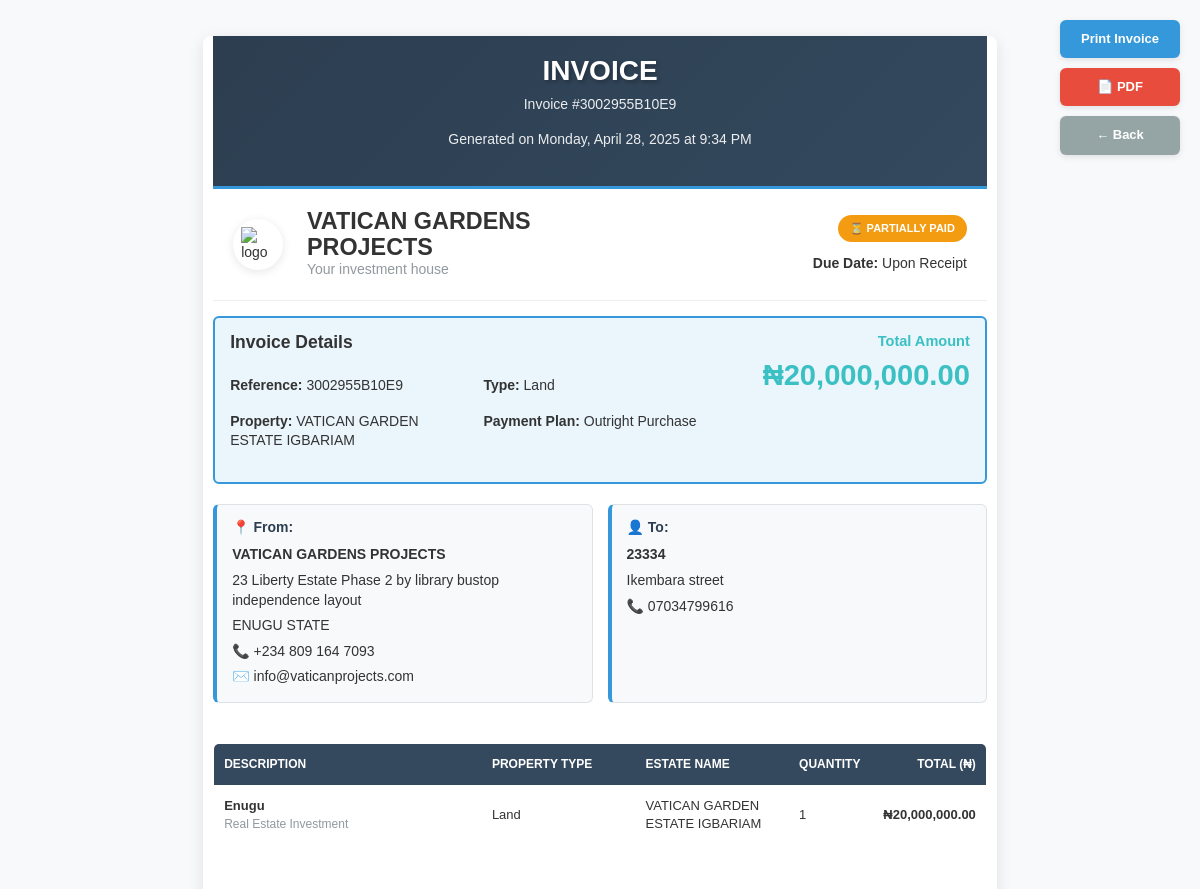
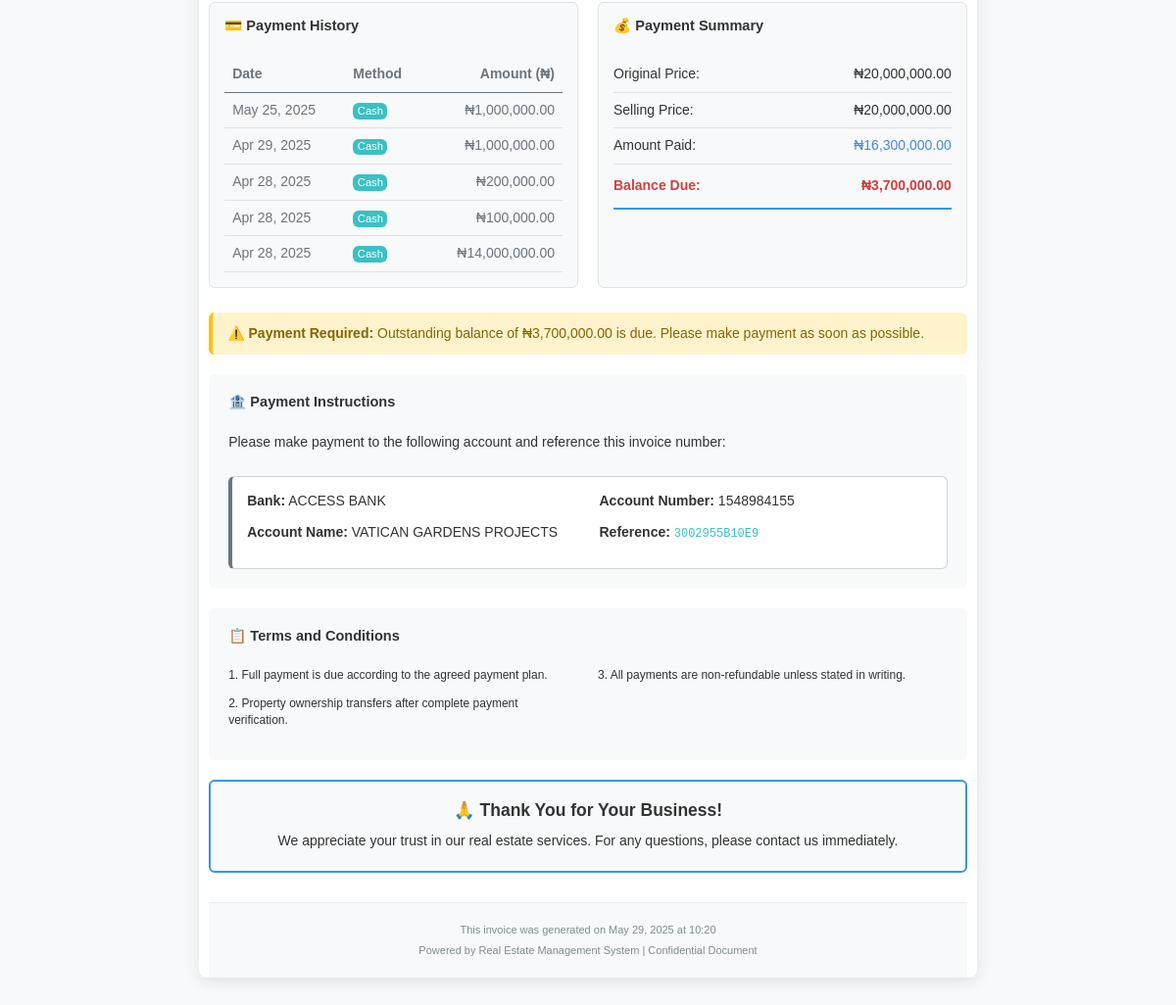
The app's page /user/property-sale/8/invoice/ (signed in) with its own data (2 pictures, top to bottom).
### estate/models.py (models this page shows, shortened)
class PropertySale(models.Model):
    PROPERTY_TYPE_CHOICES = [
        ('building', 'Building Property'),
        ('land', 'Land'),
    ]
    PAYMENT_PLAN_CHOICES = [
        ('outright', 'Outright Purchase'),
        ('3_months', '3 Months Plan'),
        ('6_months', '6 Months Plan'),
    ]
    MARITAL_STATUS_CHOICES = [
        ('single', 'Single'),
        ('married', 'Married'),
        ('divorced', 'Divorced'),
        ('widowed', 'Widowed'),
    ]
    ID_TYPE_CHOICES = [
        ('national_id', 'National ID'),
        ('intl_passport', 'International Passport'),
        ('drivers_license', 'Driver\'s License'),
        ('voters_card', 'Voter\'s Card'),
    ]
    def generate_reference_number():
        return ''.join(uuid.uuid4().hex[:12].upper())
    reference_number = models.CharField(max_length=12, default=generate_reference_number, unique=True, editable=False)
    description = models.TextField(max_length=255)
    property_type = models.CharField(max_length=10, choices=PROPERTY_TYPE_CHOICES)
    property_item = models.ForeignKey(Property, on_delete=models.CASCADE, related_name='sales')  # Renamed from 'property'
    quantity = models.PositiveIntegerField(help_text="Number of plots or buildings")
    client_name = models.CharField(max_length=255, blank=True, null=True)
    client_address = models.TextField( blank=True, null=True)
    client_phone = models.CharField(max_length=20, blank=True, null=True)
    client_email = models.EmailField(max_length=255, blank=True, null=True)
    marital_status = models.CharField(max_length=10, choices=MARITAL_STATUS_CHOICES, default='single')
    spouse_name = models.CharField(max_length=255, blank=True, null=True)
    spouse_phone = models.CharField(max_length=20, blank=True, null=True)
    id_type = models.CharField(max_length=15, choices=ID_TYPE_CHOICES, blank=True, null=True)
    id_number = models.CharField(max_length=50, blank=True, null=True)
    lga_of_origin = models.CharField(max_length=100, blank=True, null=True)
    town_of_origin = models.CharField(max_length=100, blank=True, null=True)
    state_of_origin = models.CharField(max_length=100, blank=True, null=True)
    bank_name = models.CharField(max_length=255, blank=True, null=True)
    account_number = models.CharField(max_length=20, blank=True, null=True)
    account_name = models.CharField(max_length=255, blank=True, null=True)
    next_of_kin_name = models.CharField(max_length=255, blank=True, null=True)
    next_of_kin_address = models.TextField( blank=True, null=True)
    next_of_kin_phone = models.CharField(max_length=20, blank=True, null=True)
    original_price = models.DecimalField(max_digits=12, decimal_places=2)
    selling_price = models.DecimalField(max_digits=12, decimal_places=2)
    amount_paid = models.DecimalField(max_digits=12, decimal_places=2, default=0)
    payment_plan = models.CharField(max_length=10, choices=PAYMENT_PLAN_CHOICES, default='outright')
    realtor = models.ForeignKey(Realtor, on_delete=models.CASCADE, related_name='sales')
    realtor_commission_percentage = models.DecimalField(max_digits=5, decimal_places=2, default=0)
    sponsor_commission_percentage = models.DecimalField(max_digits=5, decimal_places=2, default=0)
    upline_commission_percentage = models.DecimalField(max_digits=5, decimal_places=2, default=0)
    created_at = models.DateTimeField(auto_now_add=True)
    updated_at = models.DateTimeField(auto_now=True)

class Property(models.Model):
    STATES_CHOICES = [
        ('abia', 'Abia'),
        ('adamawa', 'Adamawa'),
        ('akwa_ibom', 'Akwa Ibom'),
        ('anambra', 'Anambra'),
        ('bauchi', 'Bauchi'),
        ('bayelsa', 'Bayelsa'),
        ('benue', 'Benue'),
        ('borno', 'Borno'),
        ('cross_river', 'Cross River'),
        ('delta', 'Delta'),
        ('ebonyi', 'Ebonyi'),
        ('edo', 'Edo'),
        ('ekiti', 'Ekiti'),
        ('enugu', 'Enugu'),
        ('fct', 'Federal Capital Territory'),
        ('gombe', 'Gombe'),
        ('imo', 'Imo'),
        ('jigawa', 'Jigawa'),
        ('kaduna', 'Kaduna'),
        ('kano', 'Kano'),
        ('katsina', 'Katsina'),
        ('kebbi', 'Kebbi'),
        ('kogi', 'Kogi'),
        ('kwara', 'Kwara'),
        ('lagos', 'Lagos'),
        ('nasarawa', 'Nasarawa'),
        ('niger', 'Niger'),
        ('ogun', 'Ogun'),
        ('ondo', 'Ondo'),
        ('osun', 'Osun'),
        ('oyo', 'Oyo'),
        ('plateau', 'Plateau'),
        ('rivers', 'Rivers'),
        ('sokoto', 'Sokoto'),
        ('taraba', 'Taraba'),
        ('yobe', 'Yobe'),
        ('zamfara', 'Zamfara'),
    ]
    name = models.CharField(max_length=255)
    description = models.TextField()
    location = models.CharField(max_length=100, choices=STATES_CHOICES)
    address = models.TextField()
    created_at = models.DateTimeField(auto_now_add=True)
    updated_at = models.DateTimeField(auto_now=True)
    class Meta:
        verbose_name_plural = "Properties"

class Payment(models.Model):
    property_sale = models.ForeignKey(PropertySale, on_delete=models.CASCADE, related_name='payments')
    amount = models.DecimalField(max_digits=12, decimal_places=2)
    payment_date = models.DateTimeField(default=timezone.now)
    payment_method = models.CharField(max_length=50, default='Cash')
    reference = models.CharField(max_length=255, blank=True, null=True)
    notes = models.TextField(blank=True, null=True)

class General(models.Model):
    company_bank_name = models.CharField(max_length=150,blank=True, null=True)
    company_account_name = models.CharField(max_length=150, blank=True, null=True)
    company_account_number = models.CharField(max_length=150, blank=True, null=True)

### estate/views.py (the view)
# urls.py: path('user/property-sale/<int:sale_id>/invoice/', views.property_sale_invoice, name='property_sale_invoice'),
@login_required
def property_sale_invoice(request, sale_id):
    sale = get_object_or_404(PropertySale, id=sale_id)
    payments = Payment.objects.filter(property_sale=sale).order_by('-payment_date')
    balance_due = sale.selling_price - sale.amount_paid
    settings, created = General.objects.get_or_create(id=1)
    context = {
        'sale': sale,
        'payments': payments,
        'balance_due': balance_due,
        'now': timezone.now(),
        'settings':settings
    }
    return render(request, 'user/property_sale_invoice.html', context)

### estate/templates/user/property_sale_invoice.html (shortened to what this page needs)
{% extends 'user/base_print.html' %}
{% load static %}
{% load humanize %}
{% block body %}
<div class="action-buttons print-hide">
    <button class="btn-enhanced btn-print" onclick="window.print()">
        Print Invoice
    </button>
    <button class="btn-enhanced btn-pdf" onclick="downloadPDF()">
        📄 PDF
    </button>
    <a href="{% url 'property_sale_detail' sale.id %}" class="btn-enhanced btn-back">
        ← Back
    </a>
</div>
<div class="container mt-4 mb-4 {% if balance_due <= 0 %}premium-invoice{% endif %}">
    <div class="invoice-header">
        <h1>INVOICE</h1>
        <div class="invoice-meta">
            <p>Invoice #{{ sale.reference_number }}</p>
            <p>Generated on {{ sale.created_at|date:"l, F d, Y" }} at {{ sale.created_at|time:"g:i A" }}</p>
        </div>
    </div>
    <div class="company-section">
        <div class="row align-items-center">
            <div class="col-md-6">
                <div class="d-flex align-items-center">
                    <span class="company-logo me-3">
                        <img style="height: 50px;" src="/static/estate/images/anew/vatican_logo.png" alt="logo">
                    </span>
                    <div>
                        <h3 class="mb-0">VATICAN GARDENS PROJECTS</h3>
                        <p class="text-muted mb-0">Your investment house</p>
                    </div>
                </div>
            </div>
            <div class="col-md-6 text-md-end">
                <div class="mt-3 mt-md-0">
                    <span class="status-badge {% if balance_due <= 0 %}status-paid{% elif balance_due < sale.selling_price %}status-partial{% else %}status-overdue{% endif %}">
                        {% if balance_due <= 0 %}✓ Fully Paid{% elif balance_due < sale.selling_price %}⏳ Partially Paid{% else %}⚠ Payment Due{% endif %}
                    </span>
                    <p class="mt-2 mb-0"><strong>Due Date:</strong> {{ sale.due_date|date:"F d, Y"|default:"Upon Receipt" }}</p>
                </div>
            </div>
        </div>
    </div>
    <div class="invoice-details-card">
        <div class="row">
            <div class="col-md-8">
                <h4 class="mb-3">Invoice Details</h4>
                <div class="row">
                    <div class="col-sm-6">
                        <p><strong>Reference:</strong> {{ sale.reference_number }}</p>
                        <p><strong>Property:</strong> {{ sale.property_item.name }}</p>
                    </div>
                    <div class="col-sm-6">
                        <p><strong>Type:</strong> {{ sale.get_property_type_display }}</p>
                        <p><strong>Payment Plan:</strong> {{ sale.get_payment_plan_display }}</p>
                    </div>
                </div>
            </div>
            <div class="col-md-4 text-md-end">
                <h5 class="text-primary">Total Amount</h5>
                <h2 class="text-primary mb-0">₦{{ sale.selling_price|floatformat:2|intcomma }}</h2>
            </div>
        </div>
    </div>
    <div class="address-cards">
        <div class="address-card">
            <h5>📍 From:</h5>
            <p class="mb-1"><strong>VATICAN GARDENS PROJECTS</strong></p>
            <p class="mb-1">23 Liberty Estate Phase 2 by library bustop independence layout</p>
            <p class="mb-1">ENUGU STATE</p>
            <p class="mb-1">📞 +234 809 164 7093</p>
            <p class="mb-0">✉️ info@vaticanprojects.com</p>
        </div>
        <div class="address-card">
            <h5>👤 To:</h5>
            <p class="mb-1"><strong>{{ sale.client_name }}</strong></p>
            <p class="mb-1">{{ sale.client_address }}</p>
            <p class="mb-0">📞 {{ sale.client_phone }}</p>
        </div>
    </div>
    <div class="table-responsive">
        <table class="invoice-table">
            <thead>
                <tr>
                    <th style="width: 35%;">Description</th>
                    <th style="width: 20%;">Property Type</th>
                    <th style="width: 20%;">Estate Name</th>
                    <th style="width: 10%;">Quantity</th>
                    <th style="width: 15%;" class="text-end">Total (₦)</th>
                </tr>
            </thead>
            <tbody>
                <tr>
                    <td>
                        <strong>{{ sale.description|default:"Premium Property Purchase" }}</strong>
                        <br><small class="text-muted">Real Estate Investment</small>
                    </td>
                    <td>{{ sale.get_property_type_display }}</td>
                    <td>{{ sale.property_item.name }}</td>
                    <td>{{ sale.quantity }}</td>
                    <td class="text-end"><strong>₦{{ sale.selling_price|floatformat:2|intcomma }}</strong></td>
                </tr>
            </tbody>
        </table>
    </div>
    <div class="payment-summary">
        <div class="payment-history-card">
            <h5 class="mb-3">💳 Payment History</h5>
            {% if payments %}
                <div class="table-responsive">
                    <table class="table table-sm mb-0">
                        <thead>
                            <tr>
                                <th>Date</th>
                                <th>Method</th>
                                <th class="text-end">Amount (₦)</th>
                            </tr>
                        </thead>
                        <tbody>
                            {% for payment in payments %}
                            <tr>
                                <td>{{ payment.payment_date|date:"M d, Y" }}</td>
                                <td>
                                    <span class="badge bg-primary">{{ payment.payment_method }}</span>
                                </td>
                                <td class="text-end">₦{{ payment.amount|floatformat:2|intcomma }}</td>
                            </tr>
                            {% endfor %}
                        </tbody>
                    </table>
                </div>
            {% else %}
                <div class="text-center py-4">
                    <p class="text-muted mb-0">💸 No payments recorded yet</p>
                </div>
            {% endif %}
        </div>
        <div class="payment-totals-card">
            <h5 class="mb-3">💰 Payment Summary</h5>
            <table class="payment-totals-table">
                <tr>
                    <td>Original Price:</td>
                    <td class="text-end">₦{{ sale.original_price|floatformat:2|intcomma }}</td>
                </tr>
                <tr>
                    <td>Selling Price:</td>
                    <td class="text-end">₦{{ sale.selling_price|floatformat:2|intcomma }}</td>
                </tr>
                <tr>
                    <td>Amount Paid:</td>
                    <td class="text-end text-success">₦{{ sale.amount_paid|floatformat:2|intcomma }}</td>
                </tr>
                <tr class="{% if balance_due > 0 %}text-danger{% else %}text-success{% endif %}">
                    <td>Balance Due:</td>
                    <td class="text-end">₦{{ balance_due|floatformat:2|intcomma }}</td>
                </tr>
            </table>
        </div>
    </div>
    {% if balance_due > 0 %}
    <div class="alert alert-warning">
        <strong>⚠️ Payment Required:</strong> Outstanding balance of ₦{{ balance_due|floatformat:2|intcomma }} is due. Please make payment as soon as possible.
    </div>
    {% else %}
    <div class="alert alert-success">
        <strong>✅ Payment Complete:</strong> Thank you! This invoice has been fully paid. Your property ownership transfer will be processed shortly.
    </div>
    {% endif %}
    <div class="payment-instructions">
        <h5 class="mb-3">🏦 Payment Instructions</h5>
        <p class="mb-3">Please make payment to the following account and reference this invoice number:</p>
        <div class="bank-details-card">
            <div class="row">
                <div class="col-sm-6">
                    <p class="mb-2"><strong>Bank:</strong> {{ settings.company_bank_name|default:"N/A" }}</p>
                    <p class="mb-2"><strong>Account Name:</strong> {{ settings.company_account_name|default:"N/A" }}</p>
                </div>
                <div class="col-sm-6">
                    <p class="mb-2"><strong>Account Number:</strong> {{ settings.company_account_number|default:"N/A" }}</p>
                    <p class="mb-2"><strong>Reference:</strong> <code>{{ sale.reference_number }}</code></p>
                </div>
            </div>
        </div>
    </div>
    <div class="terms-section">
        <h5 class="mb-3">📋 Terms and Conditions</h5>
        <div class="row">
            <div class="col-md-6">
                <p class="small mb-2">1. Full payment is due according to the agreed payment plan.</p>
                <p class="small mb-2">2. Property ownership transfers after complete payment verification.</p>
            </div>
            <div class="col-md-6">
                <p class="small mb-2">3. All payments are non-refundable unless stated in writing.</p>
            </div>
        </div>
    </div>
    <div class="thank-you-section">
        <h4 class="mb-2">🙏 Thank You for Your Business!</h4>
        <p class="mb-0">We appreciate your trust in our real estate services. For any questions, please contact us immediately.</p>
    </div>
    <div class="invoice-footer">
        <p class="mb-1">This invoice was generated on {{ now|date:"F d, Y" }} at {{ now|time:"H:i" }}</p>
        <p class="mb-0">Powered by Real Estate Management System | Confidential Document</p>
    </div>
</div>
{% endblock %}

### records on screen
PropertySale: reference_number "3002955B10E9", created_at "Monday, April 28, 2025", created_at "9:34 PM", property_item.name "VATICAN GARDEN ESTATE IGBARIAM", property_type "Land", payment_plan "Outright Purchase", selling_price "20,000,000.00", client_name "23334", client_address "Ikembara street", client_phone "07034799616", description "Enugu", quantity "1", original_price "20,000,000.00", amount_paid "16,300,000.00"
Payment: payment_date "May 25, 2025", payment_method "Cash", amount "1,000,000.00"
Payment: payment_date "Apr 29, 2025", payment_method "Cash", amount "1,000,000.00"
Payment: payment_date "Apr 28, 2025", payment_method "Cash", amount "200,000.00"
Payment: payment_date "Apr 28, 2025", payment_method "Cash", amount "100,000.00"
Payment: payment_date "Apr 28, 2025", payment_method "Cash", amount "14,000,000.00"
General: company_bank_name "ACCESS BANK", company_account_name "VATICAN GARDENS PROJECTS", company_account_number "1548984155"

### other values on screen
{{ sale.due_date|date:"F d, Y"|default:"Upon Receipt" }} "Upon Receipt"
{{ balance_due|floatformat:2|intcomma }} "3,700,000.00"
